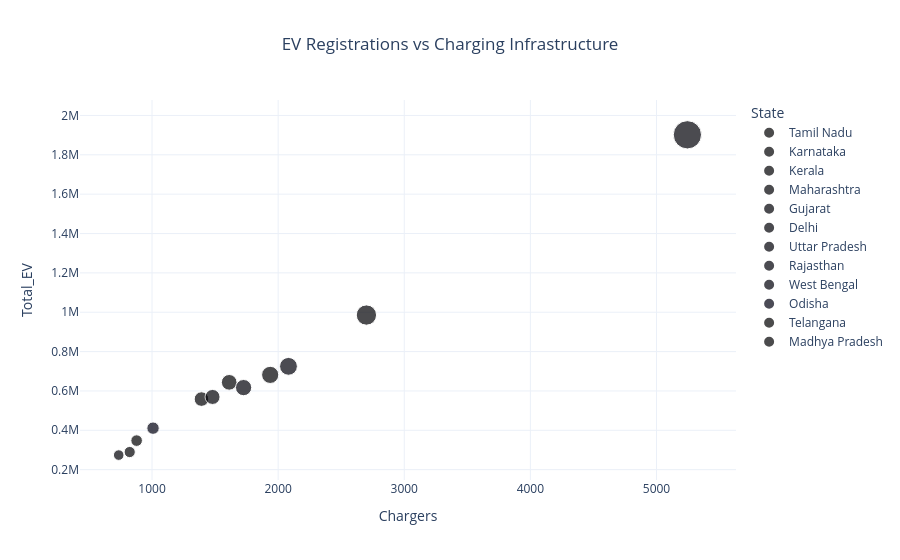

Notebook cell for this chart:
### Markdown cell above
Is the existing charging infrastructure sufficient to support current and future EV demand?

### Code cell
charger = charging.groupby("State_ID")["Chargers"].sum().reset_index()

ev_total = ev.groupby("State_ID")["Total_EV"].sum().reset_index()

infra = (
    ev_total
    .merge(charger,on="State_ID")
    .merge(state,on="State_ID")
)

fig = px.scatter(
    infra,
    x="Chargers",
    y="Total_EV",
    size="Chargers",
    color="State",
    hover_name="State",
    title="EV Registrations vs Charging Infrastructure"
)

fig.update_layout(
    title_x=0.5,
    template="plotly_white"
)

fig.show()

### Figure 1 — Plotly figure (JSON) as saved in the notebook; plotly's stock layout.template omitted (floating-point values rounded to 4 significant figures)
{"data": [{"hovertemplate": "<b>%{hovertext}</b><br><br>State=Tamil Nadu<br>Chargers=%{marker.size}<br>Total_EV=%{y}<extra></extra>", "hovertext": ["Tamil Nadu"], "legendgroup": "Tamil Nadu", "marker": {"color": "#000001", "size": [1612], "sizemode": "area", "sizeref": 13.11, "symbol": "circle"}, "mode": "markers", "name": "Tamil Nadu", "orientation": "v", "showlegend": true, "type": "scatter", "x": [1612], "xaxis": "x", "y": [643699], "yaxis": "y"}, {"hovertemplate": "<b>%{hovertext}</b><br><br>State=Karnataka<br>Chargers=%{marker.size}<br>Total_EV=%{y}<extra></extra>", "hovertext": ["Karnataka"], "legendgroup": "Karnataka", "marker": {"color": "#000002", "size": [1392], "sizemode": "area", "sizeref": 13.11, "symbol": "circle"}, "mode": "markers", "name": "Karnataka", "orientation": "v", "showlegend": true, "type": "scatter", "x": [1392], "xaxis": "x", "y": [558639], "yaxis": "y"}, {"hovertemplate": "<b>%{hovertext}</b><br><br>State=Kerala<br>Chargers=%{marker.size}<br>Total_EV=%{y}<extra></extra>", "hovertext": ["Kerala"], "legendgroup": "Kerala", "marker": {"color": "#000003", "size": [823], "sizemode": "area", "sizeref": 13.11, "symbol": "circle"}, "mode": "markers", "name": "Kerala", "orientation": "v", "showlegend": true, "type": "scatter", "x": [823], "xaxis": "x", "y": [289515], "yaxis": "y"}, {"hovertemplate": "<b>%{hovertext}</b><br><br>State=Maharashtra<br>Chargers=%{marker.size}<br>Total_EV=%{y}<extra></extra>", "hovertext": ["Maharashtra"], "legendgroup": "Maharashtra", "marker": {"color": "#000004", "size": [2700], "sizemode": "area", "sizeref": 13.11, "symbol": "circle"}, "mode": "markers", "name": "Maharashtra", "orientation": "v", "showlegend": true, "type": "scatter", "x": [2700], "xaxis": "x", "y": [985641], "yaxis": "y"}, {"hovertemplate": "<b>%{hovertext}</b><br><br>State=Gujarat<br>Chargers=%{marker.size}<br>Total_EV=%{y}<extra></extra>", "hovertext": ["Gujarat"], "legendgroup": "Gujarat", "marker": {"color": "#000005", "size": [1480], "sizemode": "area", "sizeref": 13.11, "symbol": "circle"}, "mode": "markers", "name": "Gujarat", "orientation": "v", "showlegend": true, "type": "scatter", "x": [1480], "xaxis": "x", "y": [569436], "yaxis": "y"}, {"hovertemplate": "<b>%{hovertext}</b><br><br>State=Delhi<br>Chargers=%{marker.size}<br>Total_EV=%{y}<extra></extra>", "hovertext": ["Delhi"], "legendgroup": "Delhi", "marker": {"color": "#000006", "size": [736], "sizemode": "area", "sizeref": 13.11, "symbol": "circle"}, "mode": "markers", "name": "Delhi", "orientation": "v", "showlegend": true, "type": "scatter", "x": [736], "xaxis": "x", "y": [274058], "yaxis": "y"}, {"hovertemplate": "<b>%{hovertext}</b><br><br>State=Uttar Pradesh<br>Chargers=%{marker.size}<br>Total_EV=%{y}<extra></extra>", "hovertext": ["Uttar Pradesh"], "legendgroup": "Uttar Pradesh", "marker": {"color": "#000007", "size": [5245], "sizemode": "area", "sizeref": 13.11, "symbol": "circle"}, "mode": "markers", "name": "Uttar Pradesh", "orientation": "v", "showlegend": true, "type": "scatter", "x": [5245], "xaxis": "x", "y": [1901611], "yaxis": "y"}, {"hovertemplate": "<b>%{hovertext}</b><br><br>State=Rajasthan<br>Chargers=%{marker.size}<br>Total_EV=%{y}<extra></extra>", "hovertext": ["Rajasthan"], "legendgroup": "Rajasthan", "marker": {"color": "#000008", "size": [1726], "sizemode": "area", "sizeref": 13.11, "symbol": "circle"}, "mode": "markers", "name": "Rajasthan", "orientation": "v", "showlegend": true, "type": "scatter", "x": [1726], "xaxis": "x", "y": [616964], "yaxis": "y"}, {"hovertemplate": "<b>%{hovertext}</b><br><br>State=West Bengal<br>Chargers=%{marker.size}<br>Total_EV=%{y}<extra></extra>", "hovertext": ["West Bengal"], "legendgroup": "West Bengal", "marker": {"color": "#000009", "size": [2082], "sizemode": "area", "sizeref": 13.11, "symbol": "circle"}, "mode": "markers", "name": "West Bengal", "orientation": "v", "showlegend": true, "type": "scatter", "x": [2082], "xaxis": "x", "y": [724985], "yaxis": "y"}, {"hovertemplate": "<b>%{hovertext}</b><br><br>State=Odisha<br>Chargers=%{marker.size}<br>Total_EV=%{y}<extra></extra>", "hovertext": ["Odisha"], "legendgroup": "Odisha", "marker": {"color": "#000010", "size": [1008], "sizemode": "area", "sizeref": 13.11, "symbol": "circle"}, "mode": "markers", "name": "Odisha", "orientation": "v", "showlegend": true, "type": "scatter", "x": [1008], "xaxis": "x", "y": [410877], "yaxis": "y"}, {"hovertemplate": "<b>%{hovertext}</b><br><br>State=Telangana<br>Chargers=%{marker.size}<br>Total_EV=%{y}<extra></extra>", "hovertext": ["Telangana"], "legendgroup": "Telangana", "marker": {"color": "#000001", "size": [878], "sizemode": "area", "sizeref": 13.11, "symbol": "circle"}, "mode": "markers", "name": "Telangana", "orientation": "v", "showlegend": true, "type": "scatter", "x": [878], "xaxis": "x", "y": [347574], "yaxis": "y"}, {"hovertemplate": "<b>%{hovertext}</b><br><br>State=Madhya Pradesh<br>Chargers=%{marker.size}<br>Total_EV=%{y}<extra></extra>", "hovertext": ["Madhya Pradesh"], "legendgroup": "Madhya Pradesh", "marker": {"color": "#000002", "size": [1937], "sizemode": "area", "sizeref": 13.11, "symbol": "circle"}, "mode": "markers", "name": "Madhya Pradesh", "orientation": "v", "showlegend": true, "type": "scatter", "x": [1937], "xaxis": "x", "y": [681575], "yaxis": "y"}], "layout": {"legend": {"itemsizing": "constant", "title": {"text": "State"}, "tracegroupgap": 0}, "title": {"text": "EV Registrations vs Charging Infrastructure", "x": 0.5}, "xaxis": {"anchor": "y", "domain": [0, 1], "title": {"text": "Chargers"}}, "yaxis": {"anchor": "x", "domain": [0, 1], "title": {"text": "Total_EV"}}}}
